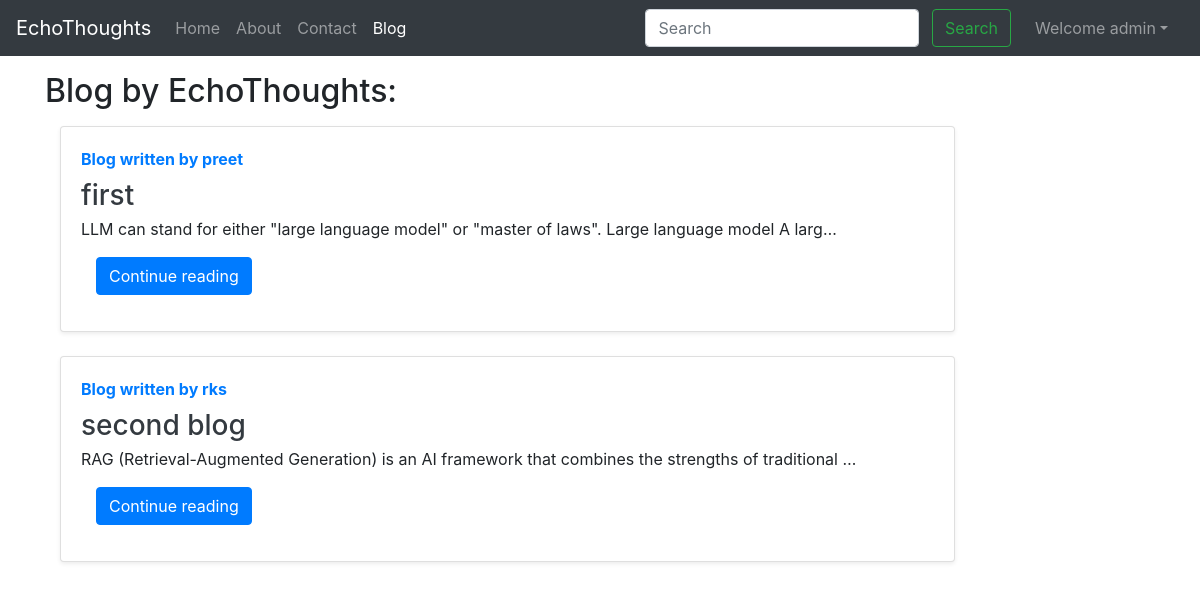
Page /blog/ (signed in) on the committed database.
### Blog/models.py (models this page shows, shortened)
class Post(models.Model):
    sno=models.AutoField(primary_key=True)
    title=models.CharField(max_length=255)
    author=models.CharField(max_length=14)
    slug=models.CharField(max_length=130)
    timeStamp=models.DateTimeField(blank=True)
    content=models.TextField()

### Blog/views.py (the view)
# urls.py: path('', views.blogHome, name='blogHome'),
def blogHome(request):
    allPosts= Post.objects.all()
    context={'allPosts': allPosts}
    return render(request, "blog/bloghome.html", context)

### templates/blog/bloghome.html (shortened to what this page needs)
{% extends "base.html" %}
{% block blogactive %} active {% endblock blogactive %}
{% block body %}
<div class="container my-3">
    <h2>Blog by EchoThoughts:</h2>
    {% for post in allPosts %}
    <div class="col-md-10 my-3">
        <div class="card flex-md-row mb-4 shadow-sm h-md-250">
          <div class="card-body d-flex flex-column align-items-start">
            <strong class="d-inline-block mb-2 text-primary"> Blog written by {{post.author}}</strong>
            <h3 class="mb-0">
              <a class="text-dark" href="#">{{post.title}}</a>
            </h3>
            <p class="card-text mb-auto">{{post.content|safe| truncatechars:100}}</p>
            <div class="container my-3">
            <a href="/blog/{{post.slug}}" role="button" class="btn btn-primary">Continue reading</a>
            </div>
          </div>
        </div>
      </div>
      {% endfor %}
    </div>
{% endblock body %}

### templates/base.html (shortened to what this page needs)
<!doctype html>
<html lang="en">
<head>
    <link rel="stylesheet" href="https://stackpath.bootstrapcdn.com/bootstrap/4.5.2/css/bootstrap.min.css"
>
</head>
<body>
    <nav class="navbar navbar-expand-lg navbar-dark bg-dark">
        <a class="navbar-brand" href="/">EchoThoughts</a>
        <div class="collapse navbar-collapse" id="navbarSupportedContent">
            <ul class="navbar-nav mr-auto">
                <li class="nav-item {% block homeactive %}  {% endblock homeactive %}">
                    <a class="nav-link" href="/">Home <span class="sr-only">(current)</span></a>
                </li>
                <li class="nav-item {% block aboutactive %}  {% endblock aboutactive %}">
                    <a class="nav-link" href="/about">About</a>
                </li>
                <li class="nav-item {% block contactactive %}  {% endblock contactactive %} ">
                    <a class="nav-link" href="/contact">Contact</a>
                </li>
                <li class="nav-item {% block blogactive %}  {% endblock blogactive %} ">
                    <a class="nav-link" href="/blog">Blog</a>
                </li>
            </ul>
            <div class="ml-auto form-inline ">
                <form method="get" action="/search" class="my-2 my-lg-0 mx-3">
                    <input class="form-control mr-sm-2" type="search" placeholder="Search" aria-label="Search"
                        name="query" id="query">
                    <button class="btn btn-outline-success my-2 my-sm-0 " type="submit">Search</button>
                </form>
                {% if user.is_authenticated %}
                <ul class="navbar-nav mr-2">
                    <li class="nav-item dropdown">
                        <a class="nav-link dropdown-toggle" href='#' id="navbarDropdown" role="button"
                            data-toggle="dropdown"> Welcome {{request.user}}</a>
                    </li>
                </ul>
            </div>
            {% endif %}
        </div>
    </nav>
    {% block body %} {% endblock body %}
</body>
</html>

### rows in the picture
Post: author "preet", title "first", content "LLM can stand for either \"large language model\" or \"master of laws\". Large language model A larg…"
Post: author "rks", title "second blog", content "RAG (Retrieval-Augmented Generation) is an AI framework that combines the strengths of traditional …"

### other values in the picture
{{ request.user }} "admin"
